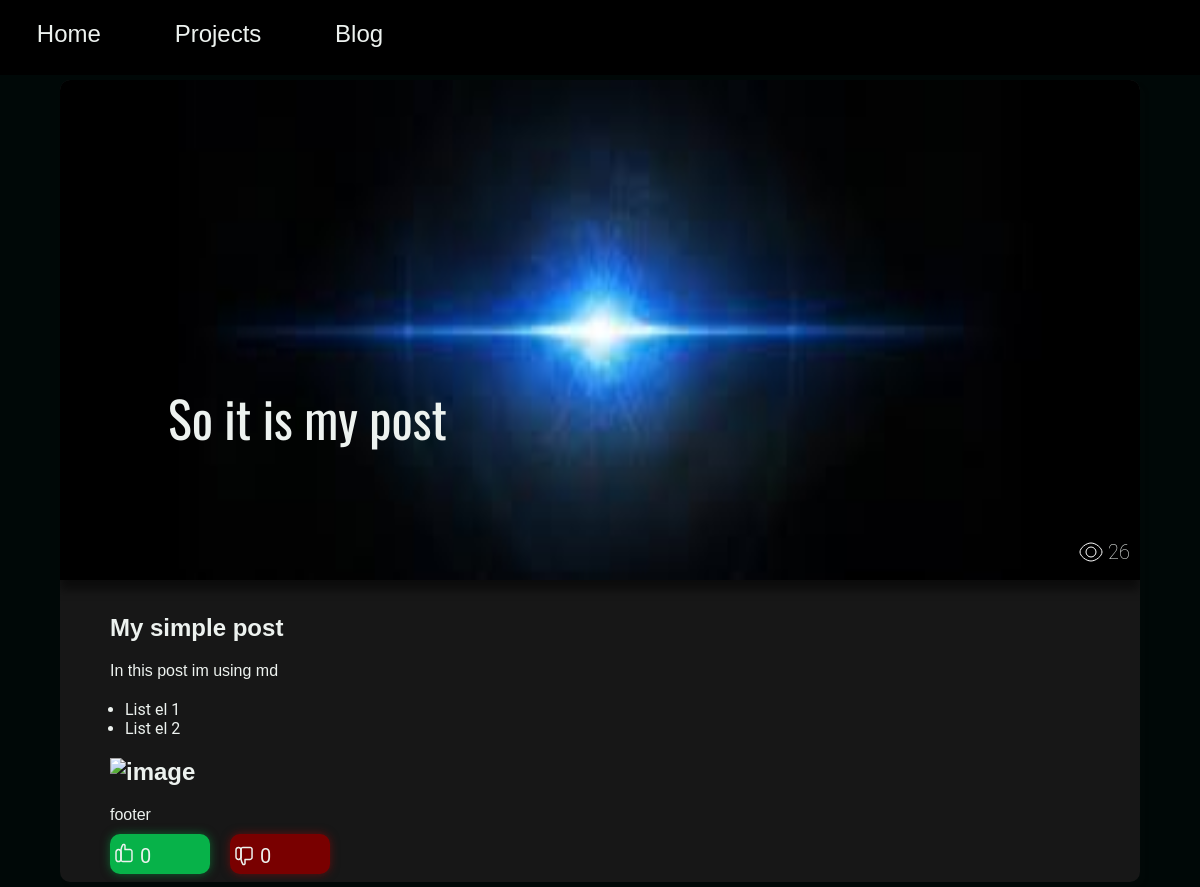
The app's page /posts/2, older data.
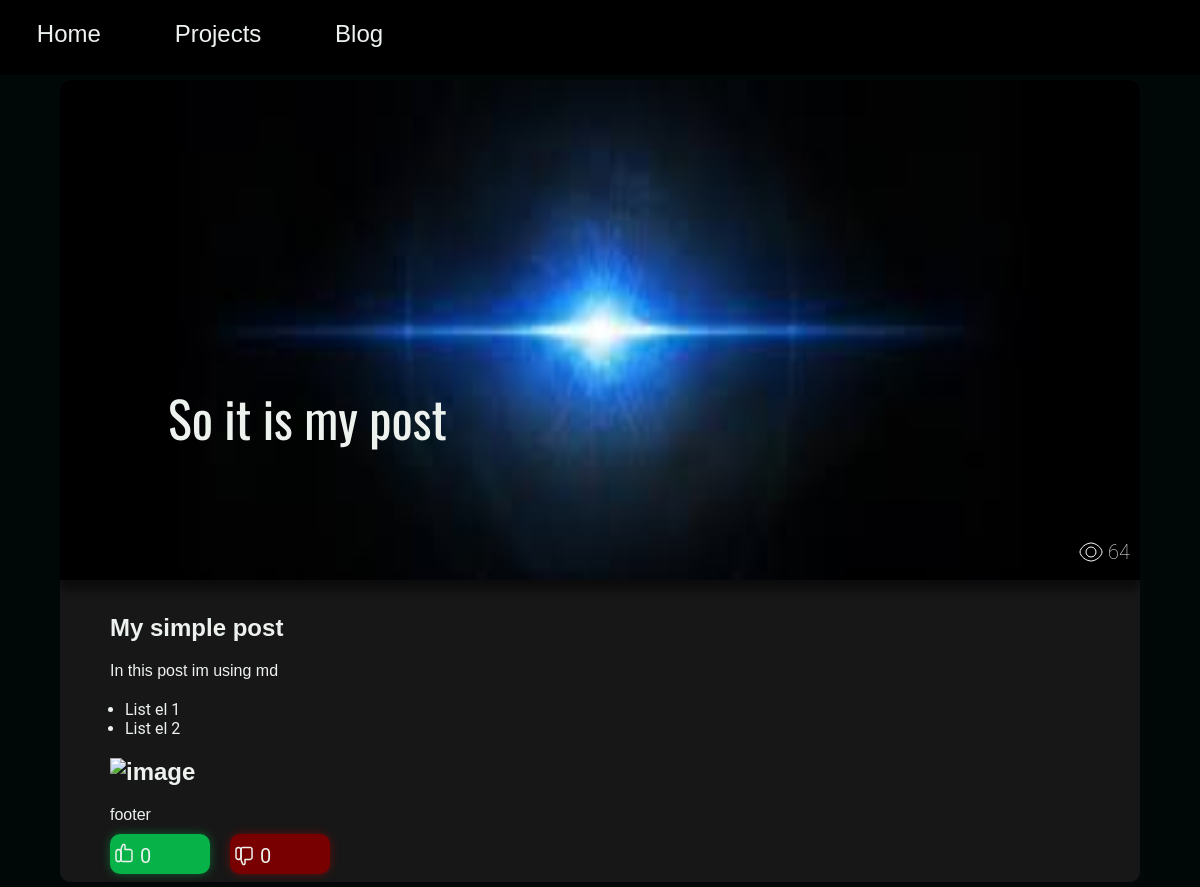
The same page, newer data.
### app/modules/models/posts.py (models this page shows, shortened)
class Posts(db.Model):
    id = db.Column(db.Integer, primary_key=True)
    header = db.Column(db.String, nullable=False)
    text = db.Column(db.String(120), nullable=False)
    tags = db.Column(db.String(12000), nullable=False)
    preview_img = db.Column(db.String, nullable=False)
    main_img = db.Column(db.String, nullable=False)
    views = db.Column(db.Integer, default=0)
    time_stamp = db.Column(db.DateTime, index=True, default=datetime.utcnow())

### app/routes/user/user_pages.py (the view)
@app.route('/posts/<int:post_id>')
def view_post(post_id):
    dashboard_tools.request_handler(ip=request.remote_addr, url=f'/posts/{post_id}')
    post = posts_tools.get_post(post_id)
    posts_tools.add_viewer(post)
    likes = posts_tools.get_likes(post)
    dislikes = posts_tools.get_dislikes(post)
    content_data = content_editor.get_content()
    return render_template(
        'post_template.html',
        post=post,
        content_data=content_data,
        likes=likes,
        dislikes=dislikes,
        text_path=f'/temp/posts/{post.id}.html'
    )

### app/modules/content_editor.py (called while the page is built)
def get_content() -> dict:
    return json.load(open('app/data/content.json', 'r'))

### app/modules/dashboard_tools.py (called while the page is built)
def request_handler(ip: str, url: str) -> None:
    request = {'ip': ip, 'time_stamp': datetime.utcnow().strftime("%Y:%m:%d-%H:%M:%S"), 'url': url}
    print(request)
    add_request_to_list(request)

def get_requests_list() -> list:
    if os.path.exists('app/data/visits/requests.json'):
        try:
            return json.load(open('app/data/visits/requests.json', 'r'))
        except Exception as e:
            return []
    return []

def add_request_to_list(request: dict) -> bool:
    requests = get_requests_list()
    requests.append(request)
    try:
        json.dump(requests, open('app/data/visits/requests.json', 'w'), indent=4)
        return False
    except:
        return False

### app/modules/posts_tools.py (called while the page is built)
def get_post(post_id: int) -> Posts | None:
    return Posts.query.get(post_id)

def add_viewer(post) -> None:
    post.views += 1
    db.session.add(post)
    db.session.commit()

def get_likes(post) -> int:
    return len(Likes.query.filter_by(post_id=post.id).all())

def get_dislikes(post) -> int:
    return len(Dislikes.query.filter_by(post_id=post.id).all())

### app/templates/post_template.html (shortened to what this page needs)
<!DOCTYPE html>
<html lang="en">
<head>
    <link rel="stylesheet" href="{{ url_for('static', filename='css/post_template_style.css') }}">
</head>
<body>
<header id="header">
    <div class="header-items">
        <a href="{{ content_data['blog']['header_links'][0] }}"><h3 class="header-item">{{
            content_data['blog']['headers'][0] }}</h3>
        </a>
        <a href="{{ content_data['blog']['header_links'][1] }}"><h3 class="header-item">{{
            content_data['blog']['headers'][1] }}</h3>
        </a>
        <a href="{{ content_data['blog']['header_links'][2] }}"><h3 class="header-item">{{
            content_data['blog']['headers'][2] }}</h3>
        </a>
    </div>
</header>
<div class="post">
    <div class="post-views">
        <p class="post-text-view">{{ post.views }}</p>
    </div>
    <img src="{{ url_for('static', filename=post.main_img) }}" alt="" class="post-image" loading="lazy">
    <h1 class="post-header">{{ post.header }}</h1>
    <div class="post-text">{% include text_path %}</div>
    <div class="rating-div">
        <a href="/user/add-post-like/{{ post.id }}">
            <p class="vote plus">
                <span class="vote-text">{{ likes }}</span>
            </p>
        </a>
        <a href="/user/add-post-dislike/{{ post.id }}">
            <p class="vote minus">
                <span class="vote-text">{{ dislikes }}</span>
            </p>
        </a>
    </div>
</div>
</body>
</html>

Row changes from the older to the newer data that the page shows:
changed Posts "So it is my post": views "26" → "64"
